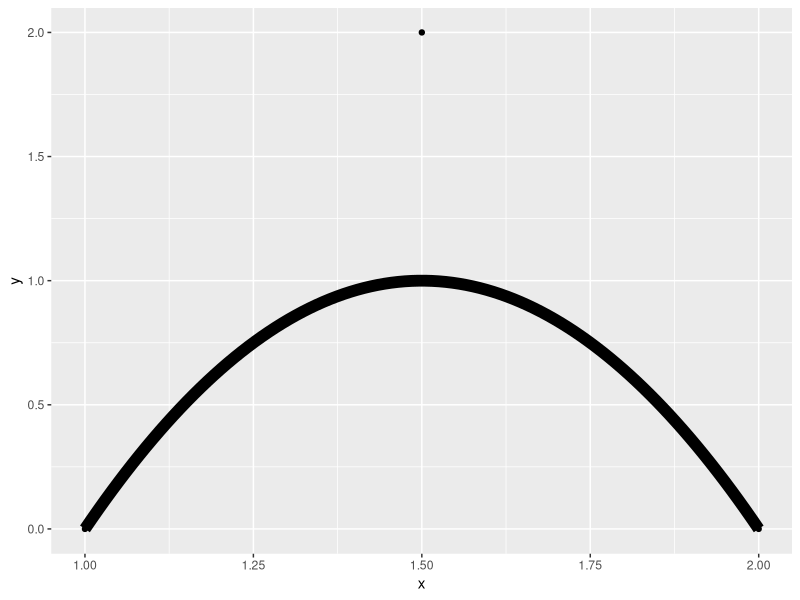

Generate this figure with R: (Note: this script raises an error after producing the figure.)
library(ggforce)
lines <- data.frame(
  x = c(1, 1.5, 2, 9, 6),
  y = c(0, 2, 0, 15, 5),
  xend = c(19, 17, 2, 9, 5),
  yend = c(10, 18, 7, 12, 1),
  width = c(1, 10, 6, 2, 3),
  colour = letters[1:5]
)

ggplot(lines[1:3, ]) + geom_bezier(aes(x=x,y=y), size=4) + geom_point(aes(x=x,y=y))

states <- c('eaten', "eaten but said you didn't", 'cat took it', 'for tonight',
            'will decompose slowly')
pie <- data.frame(
  state = factor(rep(states, 2), levels = states),
  type = rep(c('Pie', 'Donut'), each = 5),
  r0 = rep(c(0, 0.8), each = 5),
  focus=rep(c(0.2, 0, 0, 0, 0), 2),
  amount = c(4,3, 1, 1.5, 6, 6, 1, 2, 3, 2),
  stringsAsFactors = FALSE
)

pielinks <- pie
pielinks$destination <- pielinks$state
pielinks$destination[8] <- pielinks$state[2]
pielinks$destination[-8] <- NA
pp <- subset(pielinks, type=="Donut")
pp <- rbind(pp, pp[1,])
pp$state[6] <- "cat took it"
pp$destination[6] <- "eaten"
# Look at the cakes
ggplot() + geom_arc_bar(data=pp[1:5, ],aes(x0=0, y0=0, r0=r0, r=1, amount=amount,
                            fill=state), sep=0.02,
                       stat='pie') +
  geom_bezier(data=pp, aes(x0=0, y0=0, r0=r0, r=r0, amount=amount, destinationnode=destination,
                   fill=state, sourcenode=state), size=8, sep=0.02,
                stat='link_pie') +
  geom_text(data=pp, stat="text_pie", aes(x0=0, y0=0, r0=r0, r=1.2, group=state, amount=amount, label=state, angle=..textangle..,
                                          sourcenode=state, hjust="outward", vjust="outward"), sep=0.02) +
  geom_point(data=pp, stat="text_pie", aes(x0=0, y0=0, r0=r0, r=1.05, group=state, amount=amount,
                                          sourcenode=state), sep=0.02) +

  coord_fixed() +
  theme_no_axes() +
  scale_fill_brewer('', type='qual')
